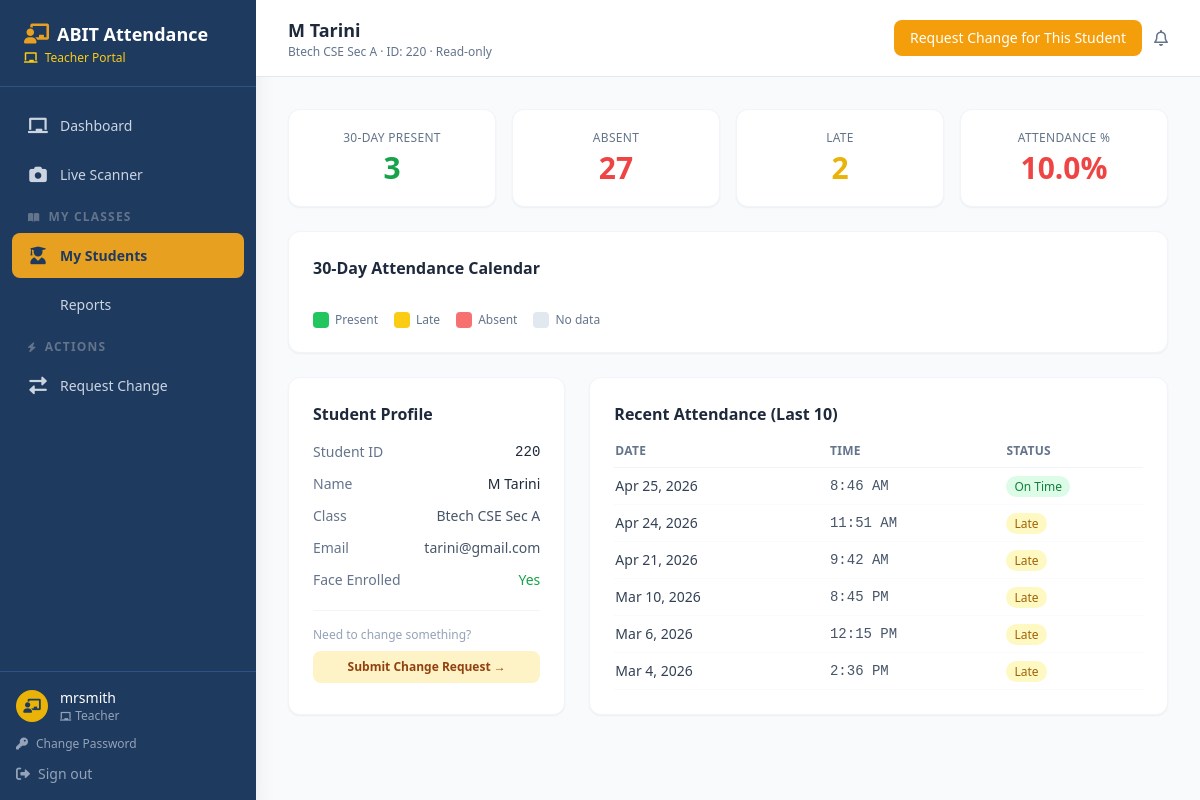
The page /teacher/students/220/ (signed in) on the database its author committed.
### core/models.py (models this page shows, shortened)
class Student(models.Model):
    student_id    = models.CharField(max_length=20, unique=True, db_index=True)
    name = models.CharField(max_length=100)
    course = models.CharField(max_length=50, blank=True, default='')   # e.g. Btech
    branch = models.CharField(max_length=50, blank=True, default='')   # e.g. CSE
    section = models.CharField(max_length=20, blank=True, default='')   # e.g. A
    student_class = models.CharField(max_length=100)
    email = models.EmailField(blank=True, null=True)
    face_enrolled = models.BooleanField(default=False)
    qr_generated  = models.BooleanField(default=False)
    created_at = models.DateTimeField(auto_now_add=True)
    updated_at = models.DateTimeField(auto_now=True)
    admission_year = models.PositiveIntegerField(null=True, blank=True, help_text="e.g. 2022 for the 2022-26 batch")
    class Meta:
        ordering = ['course', 'branch', 'section', 'name']
        verbose_name = 'Student'
        verbose_name_plural = 'Students'
    @property
    def batch(self):
        from .models_phase2 import get_batch_string
        return get_batch_string(self.admission_year, self.course)

class Attendance(models.Model):
    student = models.ForeignKey(
        Student,
        on_delete=models.CASCADE,
        related_name='attendance_records'
    )
    date = models.DateField(db_index=True)
    time = models.TimeField()
    is_late = models.BooleanField(default=False)
    is_manual = models.BooleanField(default=False)
    marked_at = models.DateTimeField(auto_now_add=True)
    class Meta:
        unique_together = ('student', 'date')
        ordering = ['-date', 'time']
        verbose_name = 'Attendance Record'
        verbose_name_plural = 'Attendance Records'

### core/views.py (the view)
# urls.py: path('teacher/students/<str:student_id>/', views.TeacherStudentDetailView.as_view(),    name='teacher_student_detail'),
@method_decorator(login_required, name='dispatch')
class TeacherStudentDetailView(TeacherRequiredMixin, View):
    def get(self, request, student_id):
        profile = get_object_or_404(TeacherProfile, user=request.user)
        student = get_object_or_404(
            Student,
            student_id=student_id,
            student_class__in=profile.assigned_classes
        )
        trend = get_student_trend(student_id, days=30)
        recent_records = Attendance.objects.filter(student=student).order_by('-date')[:10]
        return render(request, 'dashboard/teacher_student_detail.html', {
            'profile': profile,
            'student': student,
            'trend': trend,
            'recent_records': recent_records,
            'statuses_json':  json.dumps(trend.get('statuses', [])),
            'labels_json': json.dumps(trend.get('labels', [])),
        })

### core/templates/dashboard/teacher_student_detail.html (shortened to what this page needs)
{% extends "dashboard/base.html" %}
{% block page_title %}{{ student.name }}{% endblock %}
{% block page_subtitle %}{{ student.student_class }} · ID: {{ student.student_id }} · Read-only{% endblock %}
{% block header_actions %}
  <a href="{% url 'teacher_change_request' %}"
     class="flex items-center gap-2 bg-amber-500 hover:bg-amber-600 text-white text-sm font-medium px-4 py-2 rounded-lg transition-colors">
    Request Change for This Student
  </a>
{% endblock %}
{% block content %}
<div class="grid grid-cols-2 lg:grid-cols-4 gap-4 mb-6">
  <div class="bg-white rounded-xl border border-slate-100 shadow-sm p-5 text-center">
    <p class="text-xs text-slate-500 uppercase tracking-wide font-medium mb-1">30-Day Present</p>
    <p class="text-3xl font-bold text-green-600">{{ trend.present_count }}</p>
  </div>
  <div class="bg-white rounded-xl border border-slate-100 shadow-sm p-5 text-center">
    <p class="text-xs text-slate-500 uppercase tracking-wide font-medium mb-1">Absent</p>
    <p class="text-3xl font-bold text-red-500">{{ trend.absent_count }}</p>
  </div>
  <div class="bg-white rounded-xl border border-slate-100 shadow-sm p-5 text-center">
    <p class="text-xs text-slate-500 uppercase tracking-wide font-medium mb-1">Late</p>
    <p class="text-3xl font-bold text-yellow-500">{{ trend.late_count }}</p>
  </div>
  <div class="bg-white rounded-xl border border-slate-100 shadow-sm p-5 text-center">
    <p class="text-xs text-slate-500 uppercase tracking-wide font-medium mb-1">Attendance %</p>
    <p class="text-3xl font-bold {% if trend.percentage >= 75 %}text-green-600{% elif trend.percentage >= 50 %}text-yellow-500{% else %}text-red-500{% endif %}">{{ trend.percentage }}%</p>
  </div>
</div>
<div class="bg-white rounded-xl border border-slate-100 shadow-sm p-6 mb-6">
  <h3 class="font-semibold text-slate-800 mb-4">30-Day Attendance Calendar</h3>
  <div class="flex items-center gap-4 mt-4 text-xs text-slate-500">
    <div class="flex items-center gap-1.5"><div class="w-4 h-4 rounded bg-green-500"></div> Present</div>
    <div class="flex items-center gap-1.5"><div class="w-4 h-4 rounded bg-yellow-400"></div> Late</div>
    <div class="flex items-center gap-1.5"><div class="w-4 h-4 rounded bg-red-400"></div> Absent</div>
    <div class="flex items-center gap-1.5"><div class="w-4 h-4 rounded bg-slate-200"></div> No data</div>
  </div>
</div>
<div class="grid grid-cols-1 lg:grid-cols-3 gap-6">
  <div class="bg-white rounded-xl border border-slate-100 shadow-sm p-6">
    <h3 class="font-semibold text-slate-800 mb-4">Student Profile</h3>
    <div class="space-y-3 text-sm">
      <div class="flex justify-between"><span class="text-slate-500">Student ID</span><span class="font-mono font-medium">{{ student.student_id }}</span></div>
      <div class="flex justify-between"><span class="text-slate-500">Name</span><span class="font-medium">{{ student.name }}</span></div>
      <div class="flex justify-between"><span class="text-slate-500">Class</span><span class="text-slate-600">{{ student.student_class }}</span></div>
      <div class="flex justify-between"><span class="text-slate-500">Email</span><span class="text-slate-600">{{ student.email|default:"—" }}</span></div>
      <div class="flex justify-between">
        <span class="text-slate-500">Face Enrolled</span>
        <span class="{% if student.face_enrolled %}text-green-600{% else %}text-slate-400{% endif %} font-medium">{{ student.face_enrolled|yesno:"Yes,No" }}</span>
      </div>
    </div>
    <div class="mt-5 pt-4 border-t border-slate-100">
      <p class="text-xs text-slate-400 mb-2">Need to change something?</p>
      <a href="{% url 'teacher_change_request' %}"
         class="block text-center bg-amber-100 hover:bg-amber-200 text-amber-800 text-xs font-semibold py-2 rounded-lg transition-colors">
        Submit Change Request →
      </a>
    </div>
  </div>
  <div class="lg:col-span-2 bg-white rounded-xl border border-slate-100 shadow-sm p-6">
    <h3 class="font-semibold text-slate-800 mb-4">Recent Attendance (Last 10)</h3>
    <table class="w-full text-sm">
      <thead class="text-slate-500 text-xs uppercase tracking-wide border-b border-slate-100">
        <tr>
          <th class="text-left pb-2 pr-4">Date</th>
          <th class="text-left pb-2 pr-4">Time</th>
          <th class="text-left pb-2">Status</th>
        </tr>
      </thead>
      <tbody>
        {% for record in recent_records %}
        <tr class="border-b border-slate-50 hover:bg-slate-50">
          <td class="py-2 pr-4 text-slate-700">{{ record.date|date:"M j, Y" }}</td>
          <td class="py-2 pr-4 font-mono text-slate-600">{{ record.time|time:"g:i A" }}</td>
          <td class="py-2">
            {% if record.is_late %}
              <span class="bg-yellow-100 text-yellow-700 text-xs font-medium px-2 py-0.5 rounded-full">Late</span>
            {% else %}
              <span class="bg-green-100 text-green-700 text-xs font-medium px-2 py-0.5 rounded-full">On Time</span>
            {% endif %}
          </td>
        </tr>
        {% empty %}
        <tr><td colspan="3" class="py-8 text-center text-slate-400">No records found.</td></tr>
        {% endfor %}
      </tbody>
    </table>
  </div>
</div>
{% endblock %}

### core/templates/dashboard/base.html (shortened to what this page needs)
<!DOCTYPE html>
<html lang="en">
<head>
  <script src="https://cdn.tailwindcss.com"></script>
  <link rel="stylesheet" href="https://cdnjs.cloudflare.com/ajax/libs/font-awesome/6.0.0-beta3/css/all.min.css">
</head>
<body class="bg-slate-50 text-slate-800 min-h-screen flex">
  <aside class="w-64 bg-primary min-h-screen flex flex-col fixed top-0 left-0 z-10 shadow-xl">
    <div class="px-6 py-5 border-b border-primary-light">
      <div class="flex items-center gap-2">
        <i class="fas fa-chalkboard-user text-accent text-xl"></i>
        <h1 class="text-white font-bold text-lg leading-tight">ABIT Attendance</h1>
      </div>
      {% if is_admin %}
        <p class="text-slate-400 text-xs mt-0.5"><i class="fas fa-crown text-xs mr-1"></i> Administrator</p>
      {% elif is_teacher %}
        <p class="text-yellow-400 text-xs mt-0.5 font-medium"><i class="fas fa-chalkboard text-xs mr-1"></i> Teacher Portal</p>
      {% elif is_student %}
        <p class="text-green-400 text-xs mt-0.5 font-medium"><i class="fas fa-graduation-cap text-xs mr-1"></i> Student Portal</p>
      {% endif %}
    </div>
    <nav class="flex-1 px-3 py-4 space-y-1 overflow-y-auto">
      {% if is_admin %}
      <a href="{% url 'dashboard' %}"
         class="sidebar-link {% if request.resolver_match.url_name == 'dashboard' %}active{% endif %}">
        <i class="fas fa-tachometer-alt"></i>
        <span>Dashboard</span>
      </a>
      <a href="{% url 'scanner' %}"
         class="sidebar-link {% if request.resolver_match.url_name == 'scanner' %}active{% endif %}">
        <i class="fas fa-qrcode"></i>
        <span>Live Scanner</span>
      </a>
      <div class="pt-2 pb-1 px-4 flex items-center gap-2 text-slate-500 text-xs font-semibold uppercase tracking-widest">
        <i class="fas fa-sliders-h text-[10px]"></i>
        <span>Manage</span>
      </div>
      <a href="{% url 'students' %}"
         class="sidebar-link {% if request.resolver_match.url_name in 'students,student_detail,student_edit' %}active{% endif %}">
        <i class="fas fa-users"></i>
        <span>Students</span>
      </a>
      <a href="{% url 'student_add' %}"
         class="sidebar-link {% if request.resolver_match.url_name == 'student_add' %}active{% endif %}">
        <i class="fas fa-user-plus"></i>
        <span>Add Student</span>
      </a>
      <a href="{% url 'student_import' %}"
         class="sidebar-link {% if request.resolver_match.url_name == 'student_import' %}active{% endif %}">
        <i class="fas fa-file-csv"></i>
        <span>Import CSV</span>
      </a>
      <a href="{% url 'qr_generate' %}"
         class="sidebar-link {% if request.resolver_match.url_name == 'qr_generate' %}active{% endif %}">
        <i class="fas fa-qrcode"></i>
        <span>QR Codes</span>
      </a>
      <a href="{% url 'face_enroll' %}"
         class="sidebar-link {% if 'face_enroll' in request.resolver_match.url_name %}active{% endif %}">
        <i class="fas fa-face-smile"></i>
        <span>Face Enrollment</span>
      </a>
      <a href="{% url 'manual_attendance' %}"
         class="sidebar-link {% if request.resolver_match.url_name == 'manual_attendance' %}active{% endif %}">
        <i class="fas fa-pen-alt"></i>
        <span>Manual Attendance</span>
      </a>
      <a href="{% url 'attendance_upload' %}"
         class="sidebar-link {% if request.resolver_match.url_name == 'attendance_upload' %}active{% endif %}">
        <i class="fas fa-upload"></i>
        <span>Upload Attendance</span>
      </a>
      <div class="pt-2 pb-1 px-4 flex items-center gap-2 text-slate-500 text-xs font-semibold uppercase tracking-widest">
        <i class="fas fa-chart-line text-[10px]"></i>
        <span>Reports</span>
      </div>
      <a href="{% url 'reports' %}"
         class="sidebar-link {% if request.resolver_match.url_name == 'reports' %}active{% endif %}">
        <i class="fas fa-chart-pie"></i>
        <span>Reports</span>
      </a>
      <a href="{% url 'admin_change_requests' %}"
         class="sidebar-link {% if request.resolver_match.url_name == 'admin_change_requests' %}active{% endif %}">
        <i class="fas fa-clipboard-list"></i>
        <span>Change Requests</span>
        {% with pending=pending_change_count %}
        {% if pending %}<span class="ml-auto bg-red-500 text-white text-xs font-bold px-1.5 py-0.5 rounded-full">{{ pending }}</span>{% endif %}
        {% endwith %}
      </a>
      <a href="{% url 'settings' %}"
         class="sidebar-link {% if request.resolver_match.url_name == 'settings' %}active{% endif %}">
        <i class="fas fa-cog"></i>
        <span>Settings</span>
      </a>
      {% elif is_teacher %}
      <a href="{% url 'teacher_dashboard' %}"
         class="sidebar-link {% if request.resolver_match.url_name == 'teacher_dashboard' %}active{% endif %}">
        <i class="fas fa-chalkboard"></i>
        <span>Dashboard</span>
      </a>
      <a href="{% url 'teacher_scanner' %}"
         class="sidebar-link {% if request.resolver_match.url_name == 'teacher_scanner' %}active{% endif %}">
        <i class="fas fa-camera"></i>
        <span>Live Scanner</span>
      </a>
      <div class="pt-2 pb-1 px-4 flex items-center gap-2 text-slate-500 text-xs font-semibold uppercase tracking-widest">
        <i class="fas fa-book-open text-[10px]"></i>
        <span>My Classes</span>
      </div>
      <a href="{% url 'teacher_students' %}"
         class="sidebar-link {% if request.resolver_match.url_name in 'teacher_students,teacher_student_detail' %}active{% endif %}">
        <i class="fas fa-user-graduate"></i>
        <span>My Students</span>
      </a>
      <a href="{% url 'teacher_reports' %}"
         class="sidebar-link {% if request.resolver_match.url_name == 'teacher_reports' %}active{% endif %}">
        <span>Reports</span>
      </a>
      <div class="pt-2 pb-1 px-4 flex items-center gap-2 text-slate-500 text-xs font-semibold uppercase tracking-widest">
        <i class="fas fa-bolt text-[10px]"></i>
        <span>Actions</span>
      </div>
      <a href="{% url 'teacher_change_request' %}"
         class="sidebar-link {% if request.resolver_match.url_name == 'teacher_change_request' %}active{% endif %}">
        <i class="fas fa-exchange-alt"></i>
        <span>Request Change</span>
      </a>
      {% endif %}
    </nav>
    <div class="px-4 py-4 border-t border-primary-light space-y-3">
      <div class="flex items-center gap-3">
        <div class="w-8 h-8 rounded-full {% if is_admin %}bg-accent{% elif is_teacher %}bg-yellow-500{% else %}bg-green-500{% endif %} flex items-center justify-center text-primary font-bold text-sm flex-shrink-0">
          {% if is_admin %}<i class="fas fa-shield-alt text-primary text-sm"></i>{% elif is_teacher %}<i class="fas fa-chalkboard-user text-primary text-sm"></i>{% else %}<i class="fas fa-user text-primary text-sm"></i>{% endif %}
        </div>
        <div class="min-w-0">
          <p class="text-white text-sm font-medium truncate">{{ request.user.get_full_name|default:request.user.username }}</p>
          <p class="text-slate-400 text-xs">
            {% if is_admin %}<i class="fas fa-crown text-[10px] mr-1"></i>Administrator
            {% elif is_teacher %}<i class="fas fa-chalkboard text-[10px] mr-1"></i>Teacher
            {% else %}<i class="fas fa-graduation-cap text-[10px] mr-1"></i>Student{% endif %}
          </p>
        </div>
      </div>
      <a href="{% url 'password_change' %}"
         class="flex items-center gap-2 text-slate-400 hover:text-white text-xs transition-colors">
        <i class="fas fa-key text-xs"></i>
        <span>Change Password</span>
      </a>
      <a href="{% url 'logout' %}"
         class="flex items-center gap-2 text-slate-400 hover:text-white text-sm transition-colors">
        <i class="fas fa-sign-out-alt"></i>
        <span>Sign out</span>
      </a>
    </div>
  </aside>
  <main class="ml-64 flex-1 flex flex-col min-h-screen">
    <header class="bg-white border-b border-slate-200 px-8 py-4 flex items-center justify-between sticky top-0 z-10">
      <div>
        <h2 class="font-semibold text-slate-800 text-lg">{% block page_title %}Dashboard{% endblock %}</h2>
        <p class="text-slate-500 text-xs">{% block page_subtitle %}{% endblock %}</p>
      </div>
      <div class="flex items-center gap-3">
        {% block header_actions %}{% endblock %}
        <div class="text-slate-500 hover:text-primary transition-colors cursor-pointer">
          <i class="far fa-bell"></i>
        </div>
      </div>
    </header>
    <div class="flex-1 p-8">
      {% block content %}{% endblock %}
    </div>
  </main>
</body>
</html>

### rows shown on the page
Student: name "M Tarini", student_class "Btech CSE Sec A", student_id "220", email "tarini@gmail.com", face_enrolled "Yes"
Attendance: date "Apr 25, 2026", time "8:46 AM", is_late "On Time"
Attendance: date "Apr 24, 2026", time "11:51 AM", is_late "Late"
Attendance: date "Apr 21, 2026", time "9:42 AM", is_late "Late"
Attendance: date "Mar 10, 2026", time "8:45 PM", is_late "Late"
Attendance: date "Mar 6, 2026", time "12:15 PM", is_late "Late"
Attendance: date "Mar 4, 2026", time "2:36 PM", is_late "Late"

### other values the page prints
{{ request.user.get_full_name|default:request.user.username }} "mrsmith"
{{ trend.present_count }} "3"
{{ trend.absent_count }} "27"
{{ trend.late_count }} "2"
{{ trend.percentage }} "10.0"
